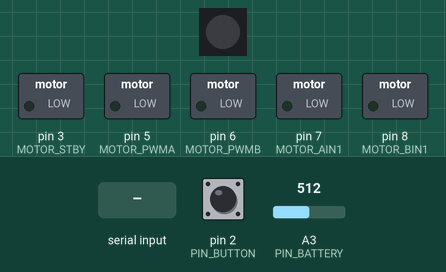
Simulated run of this sketch. Board: Arduino Uno, built with avr-gcc and run on an emulated ATmega328P. On the bench: 1 RGB LEDs in strip order, left to right, switched loads named in the sketch (green lamp = pin HIGH). Inputs (shaded band) come from the test bench; at power-on: pin 2 (PIN_BUTTON) HIGH, A3 (PIN_BATTERY) = 512. What the sketch prints to the serial monitor is not drawn.

Above: at 1.2 s.
1.3 s: "w\n" received over Serial
At 2.1 s:
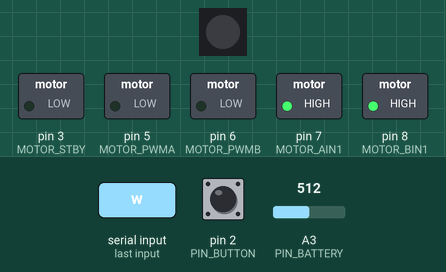
3.1 s: "a\n" received over Serial
At 4.6 s:
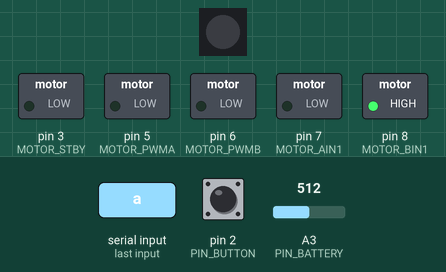
4.9 s: "s\n" received over Serial
At 5.07 s:
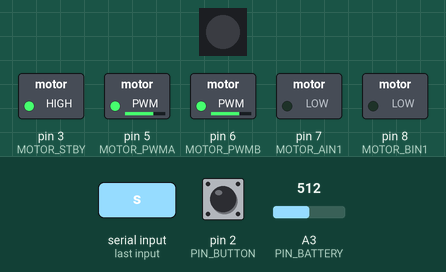
6.7 s: "d\n" received over Serial
At 7.4 s:
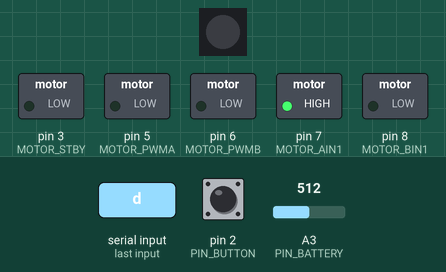
Timing chart, 0 to 9.5 s (numbered marks = the images above; inputs shaded):
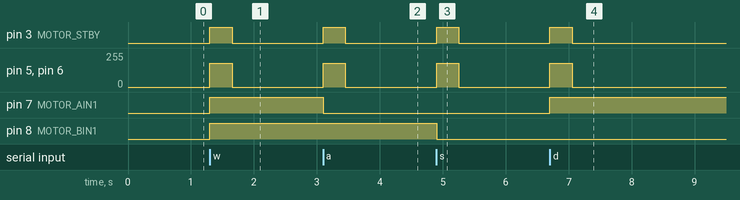

The sketch:

uno-code.ino
```cpp
/*
 * Minimal UNO bridge for ESP32S3 control.
 * Supports motors, RGB LED, mode button, and battery voltage reporting.
 */

#include <FastLED.h>

#define PIN_RBGLED 4
#define NUM_LEDS 1
#define MOTOR_PWMA 5
#define MOTOR_PWMB 6
#define MOTOR_AIN1 7
#define MOTOR_BIN1 8
#define MOTOR_STBY 3
#define PIN_BUTTON 2
#define PIN_BATTERY A3
#define SERIAL_BAUD 9600

CRGB leds[NUM_LEDS];

static const uint8_t CMD_MOTOR = 102;
static const unsigned long BUTTON_DEBOUNCE_MS = 60;
static unsigned long lastStatusMillis = 0;
static bool lastButtonState = false;
static float lastBatteryVoltage = 0.0f;
static int rawButtonState = HIGH;
static int debouncedButtonState = HIGH;
static unsigned long buttonChangeMillis = 0;
static String lineBuffer;
static uint8_t lastSpeed = 180;
static uint8_t currentR = 0;
static uint8_t currentG = 0;
static uint8_t currentB = 0;
static bool blinkActive = false;
static unsigned long blinkStart = 0;
static const unsigned long BLINK_DURATION_MS = 120;
static bool motorsEngaged = false;
static unsigned long lastCommandMillis = 0;
static const unsigned long COMMAND_TIMEOUT_MS = 350;

void stopMotor() {
  digitalWrite(MOTOR_STBY, LOW);
  analogWrite(MOTOR_PWMA, 0);
  analogWrite(MOTOR_PWMB, 0);
  motorsEngaged = false;
}

void motorDrive(uint8_t directionCode, uint8_t speed) {
  uint8_t reducedSpeed = speed / 2;
  if (reducedSpeed == 0) {
    reducedSpeed = 1;
  }

  motorsEngaged = true;
  lastCommandMillis = millis();
  digitalWrite(MOTOR_STBY, HIGH);

  switch (directionCode) {
    case 1: // forward
      digitalWrite(MOTOR_AIN1, HIGH);
      analogWrite(MOTOR_PWMA, speed);
      digitalWrite(MOTOR_BIN1, HIGH);
      analogWrite(MOTOR_PWMB, speed);
      break;
    case 2: // backward
      digitalWrite(MOTOR_AIN1, LOW);
      analogWrite(MOTOR_PWMA, speed);
      digitalWrite(MOTOR_BIN1, LOW);
      analogWrite(MOTOR_PWMB, speed);
      break;
    case 3: // turn left in place
      digitalWrite(MOTOR_AIN1, LOW);
      analogWrite(MOTOR_PWMA, speed);
      digitalWrite(MOTOR_BIN1, HIGH);
      analogWrite(MOTOR_PWMB, speed);
      break;
    case 4: // turn right in place
      digitalWrite(MOTOR_AIN1, HIGH);
      analogWrite(MOTOR_PWMA, speed);
      digitalWrite(MOTOR_BIN1, LOW);
      analogWrite(MOTOR_PWMB, speed);
      break;
    case 5: // left-forward
      digitalWrite(MOTOR_AIN1, HIGH);
      analogWrite(MOTOR_PWMA, speed);
      digitalWrite(MOTOR_BIN1, HIGH);
      analogWrite(MOTOR_PWMB, reducedSpeed);
      break;
    case 6: // left-backward
      digitalWrite(MOTOR_AIN1, LOW);
      analogWrite(MOTOR_PWMA, speed);
      digitalWrite(MOTOR_BIN1, LOW);
      analogWrite(MOTOR_PWMB, reducedSpeed);
      break;
    case 7: // right-forward
      digitalWrite(MOTOR_AIN1, HIGH);
      analogWrite(MOTOR_PWMA, reducedSpeed);
      digitalWrite(MOTOR_BIN1, HIGH);
      analogWrite(MOTOR_PWMB, speed);
      break;
    case 8: // right-backward
      digitalWrite(MOTOR_AIN1, LOW);
      analogWrite(MOTOR_PWMA, reducedSpeed);
      digitalWrite(MOTOR_BIN1, LOW);
      analogWrite(MOTOR_PWMB, speed);
      break;
    default:
      stopMotor();
      break;
  }
}

void setRgb(uint8_t r, uint8_t g, uint8_t b) {
  currentR = r;
  currentG = g;
  currentB = b;
  leds[0] = CRGB(r, g, b);
  FastLED.show();
}

void blinkLedOnce() {
  if (blinkActive) return;
  blinkActive = true;
  blinkStart = millis();
  leds[0] = CRGB(255, 255, 255);
  FastLED.show();
}

void updateBlink() {
  if (!blinkActive) return;
  if (millis() - blinkStart >= BLINK_DURATION_MS) {
    blinkActive = false;
    leds[0] = CRGB(currentR, currentG, currentB);
    FastLED.show();
  }
}

float readBatteryVoltage() {
  return analogRead(PIN_BATTERY) * 0.0375f;
}

bool readButtonPressedRaw() {
  return digitalRead(PIN_BUTTON) == LOW;
}

bool readButtonPressed() {
  int currentRaw = digitalRead(PIN_BUTTON);
  if (currentRaw != rawButtonState) {
    rawButtonState = currentRaw;
    buttonChangeMillis = millis();
  }

  if (currentRaw != debouncedButtonState && millis() - buttonChangeMillis >= BUTTON_DEBOUNCE_MS) {
    debouncedButtonState = currentRaw;
  }

  return debouncedButtonState == LOW;
}

bool parseJsonInt(const String &text, const char *key, int &value) {
  int idx = text.indexOf(key);
  if (idx < 0) return false;
  idx += strlen(key);
  idx = text.indexOf(':', idx);
  if (idx < 0) return false;
  idx++;
  while (idx < text.length() && (text[idx] == ' ' || text[idx] == '\t')) idx++;
  int start = idx;
  if (idx < text.length() && (text[idx] == '-' || text[idx] == '+')) idx++;
  while (idx < text.length() && (text[idx] >= '0' && text[idx] <= '9')) idx++;
  if (idx == start) return false;
  value = text.substring(start, idx).toInt();
  return true;
}

void sendStatus() {
  bool buttonPressed = readButtonPressed();
  float voltage = readBatteryVoltage();
  float diff = voltage - lastBatteryVoltage;
  if (buttonPressed == lastButtonState && diff > -0.05f && diff < 0.05f) {
    return;
  }
  lastButtonState = buttonPressed;
  lastBatteryVoltage = voltage;

  Serial.print("{\"BTN\":");
  Serial.print(buttonPressed ? 1 : 0);
  Serial.print(",\"V\":");
  Serial.print(voltage, 2);
  Serial.println("}");
}

void processCommand(const String &cmd) {
  String text = cmd;
  text.trim();
  if (text.length() == 0) return;

  if (text.equalsIgnoreCase("w") || text.equalsIgnoreCase("a") || text.equalsIgnoreCase("s") || text.equalsIgnoreCase("d") || text.equalsIgnoreCase("x")) {
    lastSpeed = constrain(lastSpeed, 0, 255);
    if (text.equalsIgnoreCase("w")) {
      motorDrive(1, lastSpeed);
    } else if (text.equalsIgnoreCase("s")) {
      motorDrive(2, lastSpeed);
    } else if (text.equalsIgnoreCase("a")) {
      motorDrive(3, lastSpeed);
    } else if (text.equalsIgnoreCase("d")) {
      motorDrive(4, lastSpeed);
    } else {
      stopMotor();
    }
    return;
  }

  int command = 0;
  int direction = 0;
  int speed = -1;
  int red = -1;
  int green = -1;
  int blue = -1;

  if (parseJsonInt(text, "N", command)) {
    if (command == 100 || command == 1) {
      stopMotor();
      return;
    }
  }
  parseJsonInt(text, "D1", direction);
  parseJsonInt(text, "D2", speed);
  parseJsonInt(text, "R", red);
  parseJsonInt(text, "G", green);
  parseJsonInt(text, "B", blue);

  if (command == CMD_MOTOR && direction > 0 && speed >= 0) {
    lastSpeed = constrain(speed, 0, 255);
    motorDrive(direction, lastSpeed);
  }

  if (red >= 0 || green >= 0 || blue >= 0) {
    setRgb(red < 0 ? 0 : constrain(red, 0, 255),
           green < 0 ? 0 : constrain(green, 0, 255),
           blue < 0 ? 0 : constrain(blue, 0, 255));
  }

  int blink = 0;
  if (parseJsonInt(text, "L", blink) && blink > 0) {
    blinkLedOnce();
  }
}

void setup() {
  pinMode(MOTOR_PWMA, OUTPUT);
  pinMode(MOTOR_PWMB, OUTPUT);
  pinMode(MOTOR_AIN1, OUTPUT);
  pinMode(MOTOR_BIN1, OUTPUT);
  pinMode(MOTOR_STBY, OUTPUT);
  pinMode(PIN_BUTTON, INPUT_PULLUP);
  pinMode(PIN_BATTERY, INPUT);

  FastLED.addLeds<NEOPIXEL, PIN_RBGLED>(leds, NUM_LEDS);
  setRgb(0, 0, 0);

  Serial.begin(SERIAL_BAUD);
  stopMotor();
}

void loop() {
  while (Serial.available()) {
    char c = Serial.read();
    if (c == '\r') {
      continue;
    }
    lineBuffer += c;
    if (c == '}' || c == '\n') {
      processCommand(lineBuffer);
      lineBuffer = "";
    }
  }

  if (motorsEngaged && millis() - lastCommandMillis > COMMAND_TIMEOUT_MS) {
    stopMotor();
  }

  if (millis() - lastStatusMillis > 150) {
    lastStatusMillis = millis();
    sendStatus();
  }

  updateBlink();
}
```

Measured:
- after the input at 1.3 s, pin 3 (MOTOR_STBY): LOW → HIGH at once, → LOW 0.35 s later; pin 5 (MOTOR_PWMA), pin 6 (MOTOR_PWMB): 0/255 → 180/255 at once, → 0/255 0.35 s later; pin 7 (MOTOR_AIN1), pin 8 (MOTOR_BIN1): LOW → HIGH at once
- after the input at 3.1 s, pin 3 (MOTOR_STBY): LOW → HIGH at once, → LOW 0.35 s later; pin 5 (MOTOR_PWMA), pin 6 (MOTOR_PWMB): 0/255 → 180/255 at once, → 0/255 0.35 s later; pin 7 (MOTOR_AIN1): HIGH → LOW at once
- after the input at 4.9 s, pin 3 (MOTOR_STBY): LOW → HIGH at once, → LOW 0.35 s later; pin 5 (MOTOR_PWMA), pin 6 (MOTOR_PWMB): 0/255 → 180/255 at once, → 0/255 0.35 s later; pin 8 (MOTOR_BIN1): HIGH → LOW at once
- after the input at 6.7 s, pin 3 (MOTOR_STBY): LOW → HIGH at once, → LOW 0.35 s later; pin 5 (MOTOR_PWMA), pin 6 (MOTOR_PWMB): 0/255 → 180/255 at once, → 0/255 0.35 s later; pin 7 (MOTOR_AIN1): LOW → HIGH at once
